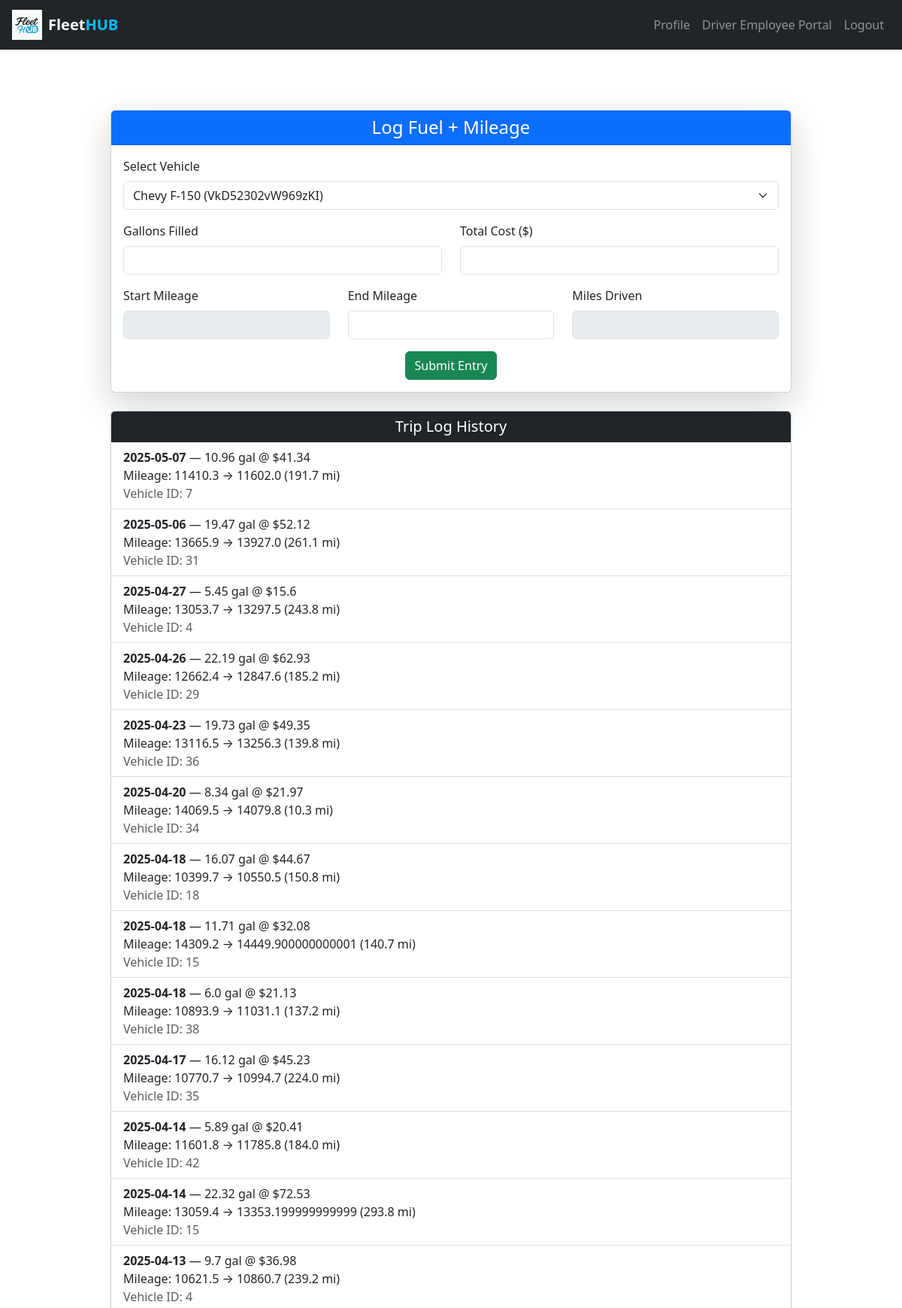
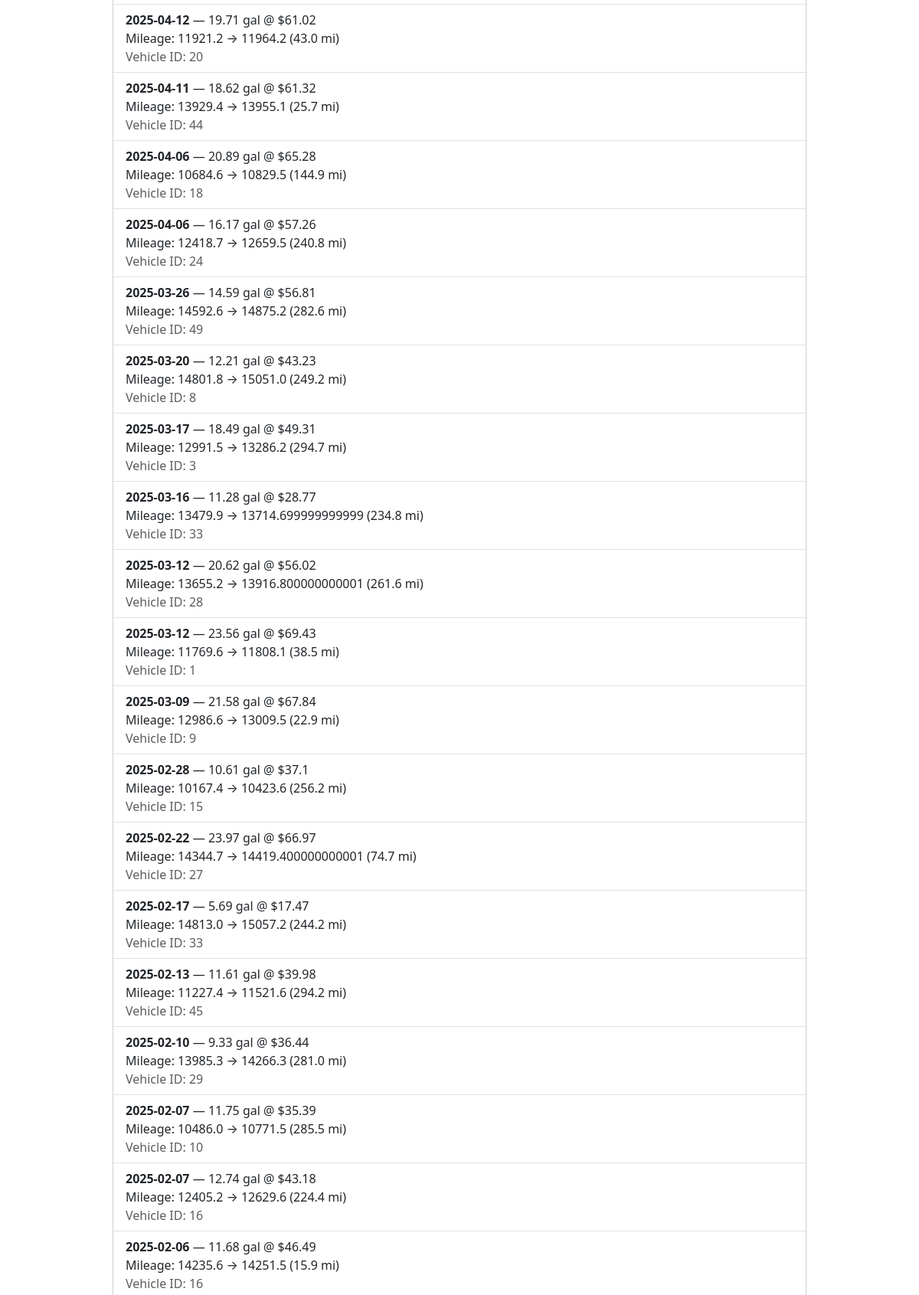
The page /log-trip (signed in, upper part) on the database its author committed (2 pictures, top to bottom).
### website/models.py (models this page shows)
class FuelLog(db.Model):
    id = db.Column(db.Integer, primary_key=True)
    vehicle_id = db.Column(db.Integer, db.ForeignKey('vehicle.id'))
    driver_id = db.Column(db.Integer, db.ForeignKey('user.id'))
    gallons = db.Column(db.Float)
    cost = db.Column(db.Float)
    date = db.Column(db.Date, default=func.now())
    start_mileage = db.Column(db.Float)
    end_mileage = db.Column(db.Float)
    miles_driven = db.Column(db.Float)

### website/views.py (the view)
        def wrapped(*args, **kwargs):
            if current_user.role != role:
                abort(403)
            return f(*args, **kwargs)

### website/__init__.py (called while the page is built)
def create_app():
    app = Flask(__name__)
    app.config['SECRET_KEY'] = 'hjshjhdjah kjshkjdhjs'
    app.config['SQLALCHEMY_DATABASE_URI'] = f'sqlite:///{DB_NAME}'
    db.init_app(app)
    from .views import views
    from .auth import auth
    app.register_blueprint(views, url_prefix='/')
    app.register_blueprint(auth, url_prefix='/')
    from .models import User
    with app.app_context():
        db.create_all()
    login_manager = LoginManager()
    login_manager.login_view = 'auth.login'
    login_manager.init_app(app)
    @login_manager.user_loader
    def load_user(id):
        return User.query.get(int(id))
    return app

### website/views.py (called while the page is built, shortened)
def role_required(role):
    def decorator(f):
        def wrapped(*args, **kwargs):
            if current_user.role != role:
                abort(403)
            return f(*args, **kwargs)
        wrapped.__name__ = f.__name__
        return wrapped
    return decorator

@views.route('/log-trip', methods=['GET', 'POST'])
@login_required
@role_required('Driver Employee')
def log_trip():
    assigned_vehicle_ids = [a.vehicle_id for a in current_user.assignments]
    vehicles = Vehicle.query.filter(Vehicle.id.in_(assigned_vehicle_ids)).all()
    logs = FuelLog.query.filter_by(driver_id=current_user.id).order_by(FuelLog.date.desc()).all()
    return render_template('driver_employee/log_trip.html', vehicles=vehicles, logs=logs)

### website/templates/driver_employee/log_trip.html (shortened to what this page needs)
{% extends "base.html" %}
{% block content %}
<div class="container mt-5">
  <div class="row justify-content-center">
    <div class="col-md-10">
      <div class="card shadow-lg mb-4">
        <div class="card-header bg-primary text-white text-center">
          <h4 class="mb-0">Log Fuel + Mileage</h4>
        </div>
        <div class="card-body">
          <form method="POST">
            <div class="mb-3">
              <label for="vehicle_id" class="form-label">Select Vehicle</label>
              <select name="vehicle_id" id="vehicle_id" class="form-select" required>
                {% for vehicle in vehicles %}
                  <option value="{{ vehicle.id }}">{{ vehicle.make }} {{ vehicle.model }} ({{ vehicle.vin }})</option>
                {% endfor %}
              </select>
            </div>
            <div class="row">
              <div class="col-md-6 mb-3">
                <label for="gallons" class="form-label">Gallons Filled</label>
                <input type="number" name="gallons" id="gallons" class="form-control" step="0.01" required>
              </div>
              <div class="col-md-6 mb-3">
                <label for="cost" class="form-label">Total Cost ($)</label>
                <input type="number" name="cost" id="cost" class="form-control" step="0.01" required>
              </div>
            </div>
            <div class="row">
              <div class="col-md-4 mb-3">
                <label for="start_mileage" class="form-label">Start Mileage</label>
                <input type="number" name="start_mileage" id="start_mileage" class="form-control" step="0.1" readonly>
              </div>
              <div class="col-md-4 mb-3">
                <label for="end_mileage" class="form-label">End Mileage</label>
                <input type="number" name="end_mileage" id="end_mileage" class="form-control" step="0.1" required>
              </div>
              <div class="col-md-4 mb-3">
                <label for="miles_driven" class="form-label">Miles Driven</label>
                <input type="number" name="miles_driven" id="miles_driven" class="form-control" step="0.1" readonly>
              </div>
            </div>
            <div class="text-center">
              <button type="submit" class="btn btn-success">Submit Entry</button>
            </div>
          </form>
        </div>
      </div>
      <div class="card shadow-sm">
        <div class="card-header bg-dark text-white text-center">
          <h5 class="mb-0">Trip Log History</h5>
        </div>
        <ul class="list-group list-group-flush">
          {% for log in logs %}
          <li class="list-group-item">
            <strong>{{ log.date.strftime('%Y-%m-%d') }}</strong> —
            {{ log.gallons }} gal @ ${{ log.cost }} <br>
            Mileage: {{ log.start_mileage }} → {{ log.end_mileage }} ({{ log.miles_driven }} mi) <br>
            <span class="text-muted">Vehicle ID: {{ log.vehicle_id }}</span>
          </li>
          {% else %}
          <li class="list-group-item text-muted text-center">No trip logs available.</li>
          {% endfor %}
        </ul>
      </div>
    </div>
  </div>
</div>
{% endblock %}

### rows shown on the page
FuelLog: date "2025-05-07", gallons "10.96", cost "41.34", start_mileage "11410.3", end_mileage "11602.0", miles_driven "191.7", vehicle_id "7"
FuelLog: date "2025-05-06", gallons "19.47", cost "52.12", start_mileage "13665.9", end_mileage "13927.0", miles_driven "261.1", vehicle_id "31"
FuelLog: date "2025-04-27", gallons "5.45", cost "15.6", start_mileage "13053.7", end_mileage "13297.5", miles_driven "243.8", vehicle_id "4"
FuelLog: date "2025-04-26", gallons "22.19", cost "62.93", start_mileage "12662.4", end_mileage "12847.6", miles_driven "185.2", vehicle_id "29"
FuelLog: date "2025-04-23", gallons "19.73", cost "49.35", start_mileage "13116.5", end_mileage "13256.3", miles_driven "139.8", vehicle_id "36"
FuelLog: date "2025-04-20", gallons "8.34", cost "21.97", start_mileage "14069.5", end_mileage "14079.8", miles_driven "10.3", vehicle_id "34"
FuelLog: date "2025-04-18", gallons "16.07", cost "44.67", start_mileage "10399.7", end_mileage "10550.5", miles_driven "150.8", vehicle_id "18"
FuelLog: date "2025-04-18", gallons "11.71", cost "32.08", start_mileage "14309.2", end_mileage "14449.900000000001", miles_driven "140.7", vehicle_id "15"
FuelLog: date "2025-04-18", gallons "6.0", cost "21.13", start_mileage "10893.9", end_mileage "11031.1", miles_driven "137.2", vehicle_id "38"
FuelLog: date "2025-04-17", gallons "16.12", cost "45.23", start_mileage "10770.7", end_mileage "10994.7", miles_driven "224.0", vehicle_id "35"
FuelLog: date "2025-04-14", gallons "5.89", cost "20.41", start_mileage "11601.8", end_mileage "11785.8", miles_driven "184.0", vehicle_id "42"
FuelLog: date "2025-04-14", gallons "22.32", cost "72.53", start_mileage "13059.4", end_mileage "13353.199999999999", miles_driven "293.8", vehicle_id "15"
FuelLog: date "2025-04-13", gallons "9.7", cost "36.98", start_mileage "10621.5", end_mileage "10860.7", miles_driven "239.2", vehicle_id "4"
FuelLog: date "2025-04-12", gallons "19.71", cost "61.02", start_mileage "11921.2", end_mileage "11964.2", miles_driven "43.0", vehicle_id "20"
FuelLog: date "2025-04-11", gallons "18.62", cost "61.32", start_mileage "13929.4", end_mileage "13955.1", miles_driven "25.7", vehicle_id "44"
FuelLog: date "2025-04-06", gallons "20.89", cost "65.28", start_mileage "10684.6", end_mileage "10829.5", miles_driven "144.9", vehicle_id "18"
FuelLog: date "2025-04-06", gallons "16.17", cost "57.26", start_mileage "12418.7", end_mileage "12659.5", miles_driven "240.8", vehicle_id "24"
FuelLog: date "2025-03-26", gallons "14.59", cost "56.81", start_mileage "14592.6", end_mileage "14875.2", miles_driven "282.6", vehicle_id "49"
FuelLog: date "2025-03-20", gallons "12.21", cost "43.23", start_mileage "14801.8", end_mileage "15051.0", miles_driven "249.2", vehicle_id "8"
FuelLog: date "2025-03-17", gallons "18.49", cost "49.31", start_mileage "12991.5", end_mileage "13286.2", miles_driven "294.7", vehicle_id "3"
FuelLog: date "2025-03-16", gallons "11.28", cost "28.77", start_mileage "13479.9", end_mileage "13714.699999999999", miles_driven "234.8", vehicle_id "33"
FuelLog: date "2025-03-12", gallons "20.62", cost "56.02", start_mileage "13655.2", end_mileage "13916.800000000001", miles_driven "261.6", vehicle_id "28"
FuelLog: date "2025-03-12", gallons "23.56", cost "69.43", start_mileage "11769.6", end_mileage "11808.1", miles_driven "38.5", vehicle_id "1"
FuelLog: date "2025-03-09", gallons "21.58", cost "67.84", start_mileage "12986.6", end_mileage "13009.5", miles_driven "22.9", vehicle_id "9"
FuelLog: date "2025-02-28", gallons "10.61", cost "37.1", start_mileage "10167.4", end_mileage "10423.6", miles_driven "256.2", vehicle_id "15"
FuelLog: date "2025-02-22", gallons "23.97", cost "66.97", start_mileage "14344.7", end_mileage "14419.400000000001", miles_driven "74.7", vehicle_id "27"
FuelLog: date "2025-02-17", gallons "5.69", cost "17.47", start_mileage "14813.0", end_mileage "15057.2", miles_driven "244.2", vehicle_id "33"
FuelLog: date "2025-02-13", gallons "11.61", cost "39.98", start_mileage "11227.4", end_mileage "11521.6", miles_driven "294.2", vehicle_id "45"
FuelLog: date "2025-02-10", gallons "9.33", cost "36.44", start_mileage "13985.3", end_mileage "14266.3", miles_driven "281.0", vehicle_id "29"
FuelLog: date "2025-02-07", gallons "11.75", cost "35.39", start_mileage "10486.0", end_mileage "10771.5", miles_driven "285.5", vehicle_id "10"
FuelLog: date "2025-02-07", gallons "12.74", cost "43.18", start_mileage "12405.2", end_mileage "12629.6", miles_driven "224.4", vehicle_id "16"
FuelLog: date "2025-02-06", gallons "11.68", cost "46.49", start_mileage "14235.6", end_mileage "14251.5", miles_driven "15.9", vehicle_id "16"

### other values the page prints
form field vehicle_id "Chevy F-150 (VkD52302vW969zKI)"
